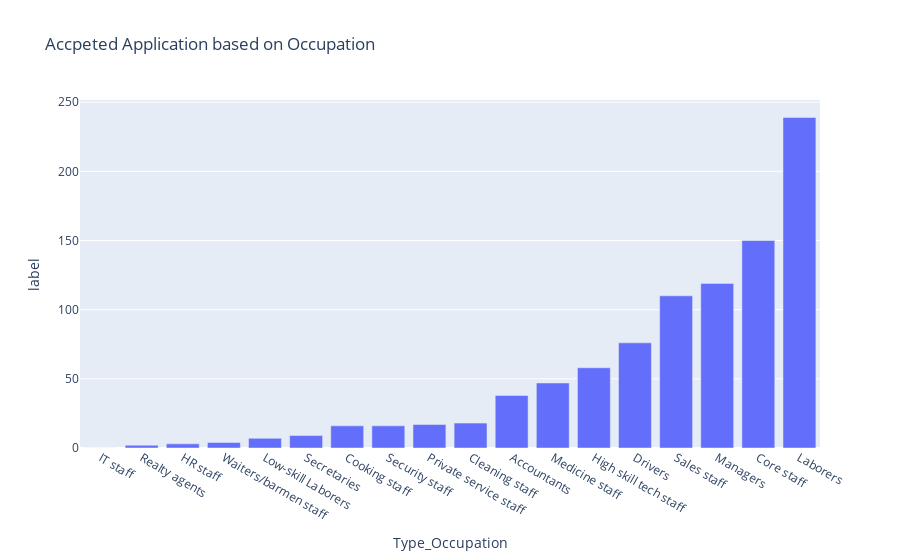

Notebook code cell kept with this figure:
### Code cell
fig=px.bar(grouped_Outcome,x='Type_Occupation',y='label',title="Accpeted Application based on Occupation")
fig.show()

### Figure 1 — Plotly figure (JSON) as saved in the notebook; plotly's stock layout.template omitted (floating-point values rounded to 4 significant figures)
{"data": [{"alignmentgroup": "True", "hovertemplate": "Type_Occupation=%{x}<br>label=%{y}<extra></extra>", "legendgroup": "", "marker": {"color": "#636efa", "pattern": {"shape": ""}}, "name": "", "offsetgroup": "", "orientation": "v", "showlegend": false, "textposition": "auto", "type": "bar", "x": ["IT staff", "Realty agents", "HR staff", "Waiters/barmen staff", "Low-skill Laborers", "Secretaries", "Cooking staff", "Security staff", "Private service staff", "Cleaning staff", "Accountants", "Medicine staff", "High skill tech staff", "Drivers", "Sales staff", "Managers", "Core staff", "Laborers"], "xaxis": "x", "y": [0, 2, 3, 4, 7, 9, 16, 16, 17, 18, 38, 47, 58, 76, 110, 119, 150, 239], "yaxis": "y"}], "layout": {"barmode": "relative", "legend": {"tracegroupgap": 0}, "title": {"text": "Accpeted Application based on Occupation"}, "xaxis": {"anchor": "y", "domain": [0, 1], "title": {"text": "Type_Occupation"}}, "yaxis": {"anchor": "x", "domain": [0, 1], "title": {"text": "label"}}}}
